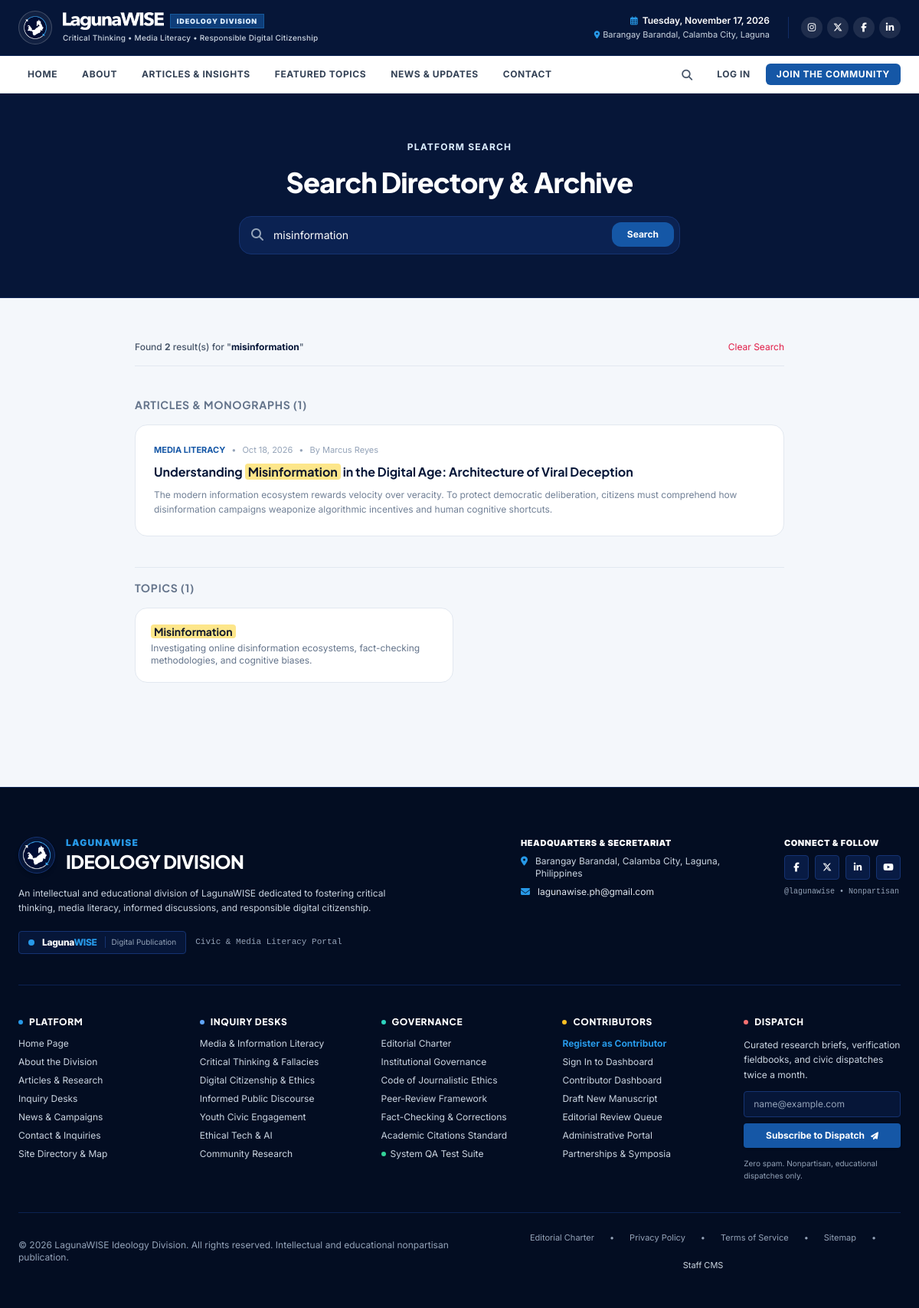
/pages/search.php?q=misinformation, run on an earlier commit of the app's database.
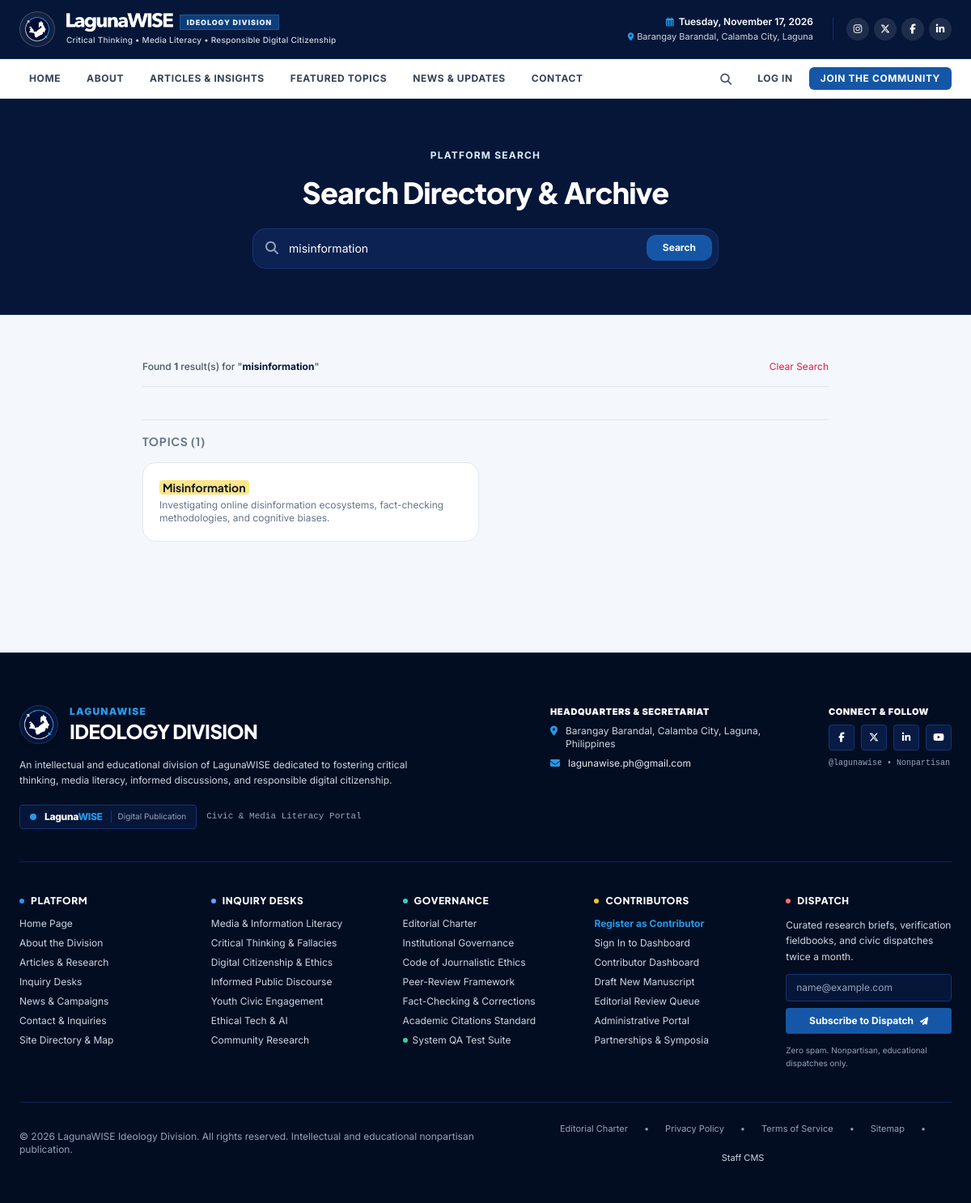
And on a later commit of the database.
### tables this page shows
CREATE TABLE `articles` (
    `id` INT UNSIGNED AUTO_INCREMENT PRIMARY KEY,
    `author_id` INT UNSIGNED NOT NULL,
    `title` VARCHAR(255) NOT NULL,
    `slug` VARCHAR(255) NOT NULL UNIQUE,
    `subtitle` VARCHAR(255) NULL,
    `excerpt` TEXT NOT NULL,
    `content` MEDIUMTEXT NOT NULL,
    `references_sources` TEXT NULL,
    `tags` VARCHAR(255) NULL,
    `cover_image` VARCHAR(255) NULL,
    `reading_time` INT UNSIGNED NOT NULL DEFAULT 5,
    `status` ENUM('draft', 'pending_review', 'revision_requested', 'approved', 'published', 'archived') NOT NULL DEFAULT 'draft',
    `views_count` INT UNSIGNED NOT NULL DEFAULT 0,
    `is_featured` TINYINT(1) NOT NULL DEFAULT 0,
    `published_at` DATETIME NULL,
    `created_at` TIMESTAMP DEFAULT CURRENT_TIMESTAMP,
    `updated_at` TIMESTAMP DEFAULT CURRENT_TIMESTAMP ON UPDATE CURRENT_TIMESTAMP,
    INDEX `idx_articles_author` (`author_id`),
    INDEX `idx_articles_status` (`status`),
    INDEX `idx_articles_published` (`published_at`),
    INDEX `idx_articles_slug` (`slug`),
    INDEX `idx_articles_featured` (`is_featured`),
    CONSTRAINT `fk_articles_author` FOREIGN KEY (`author_id`) REFERENCES `users` (`id`) ON DELETE RESTRICT
);

CREATE TABLE `users` (
    `id` INT UNSIGNED AUTO_INCREMENT PRIMARY KEY,
    `name` VARCHAR(100) NOT NULL,
    `username` VARCHAR(50) NOT NULL UNIQUE,
    `email` VARCHAR(150) NOT NULL UNIQUE,
    `password_hash` VARCHAR(255) NOT NULL,
    `bio` TEXT NULL,
    `avatar` VARCHAR(255) NULL DEFAULT 'assets/images/default-avatar.svg',
    `status` ENUM('active', 'inactive', 'suspended') NOT NULL DEFAULT 'active',
    `must_change_password` TINYINT(1) NOT NULL DEFAULT 0,
    `last_login_at` DATETIME NULL,
    `created_at` TIMESTAMP DEFAULT CURRENT_TIMESTAMP,
    `updated_at` TIMESTAMP DEFAULT CURRENT_TIMESTAMP ON UPDATE CURRENT_TIMESTAMP,
    INDEX `idx_users_email` (`email`),
    INDEX `idx_users_username` (`username`),
    INDEX `idx_users_status` (`status`)
);

CREATE TABLE `categories` (
    `id` INT UNSIGNED AUTO_INCREMENT PRIMARY KEY,
    `name` VARCHAR(100) NOT NULL UNIQUE,
    `slug` VARCHAR(120) NOT NULL UNIQUE,
    `description` TEXT NULL,
    `icon` VARCHAR(50) NULL DEFAULT 'book-open',
    `color_hex` VARCHAR(20) NULL DEFAULT '#1557A6',
    `is_featured` TINYINT(1) NOT NULL DEFAULT 0,
    `display_order` INT NOT NULL DEFAULT 0,
    `created_at` TIMESTAMP DEFAULT CURRENT_TIMESTAMP,
    INDEX `idx_categories_slug` (`slug`)
);

### includes/functions.php (called while the page is built, shortened)
<?php
function e(?string $string): string {
    return htmlspecialchars((string)($string ?? ''), ENT_QUOTES, 'UTF-8');
}
function url(string $path = ''): string {
    $base = APP_BASE_URL;
    $path = '/' . ltrim($path, '/');
    return ($base === '' ? '' : $base) . $path;
}
function format_date(?string $datetime, string $format = 'M j, Y'): string {
    try {
        $dt = new DateTime($datetime);
        return $dt->format($format);
    } catch (Exception $e) {
        return $datetime;
    }
}

### pages/search.php (the view, shortened to what the changed rows need)
<?php
$query = trim($_GET['q'] ?? '');
$db = Database::getConnection();
$matchedArticles = [];
$matchedTopics = [];
$matchedNews = [];
if (!empty($query)) {
    $term = "%{$query}%";
    $artStmt = $db->prepare("
        SELECT a.*, u.name AS author_name,
               (SELECT c.name FROM categories c JOIN article_categories ac ON c.id = ac.category_id WHERE ac.article_id = a.id LIMIT 1) AS category_name
        FROM articles a
        JOIN users u ON a.author_id = u.id
        WHERE a.status = 'published' AND (a.title LIKE ? OR a.subtitle LIKE ? OR a.excerpt LIKE ? OR a.content LIKE ?)
        ORDER BY a.published_at DESC
        LIMIT 10
    ");
    $artStmt->execute([$term, $term, $term, $term]);
    $matchedArticles = $artStmt->fetchAll();
    $catStmt = $db->prepare("
        SELECT * FROM categories
        WHERE name LIKE ? OR description LIKE ?
        LIMIT 6
    ");
    $catStmt->execute([$term, $term]);
    $matchedTopics = $catStmt->fetchAll();
    $newsStmt = $db->prepare("
        SELECT * FROM announcements
        WHERE is_published = 1 AND (title LIKE ? OR summary LIKE ? OR content LIKE ?)
        LIMIT 6
    ");
    $newsStmt->execute([$term, $term, $term]);
    $matchedNews = $newsStmt->fetchAll();
}
$totalResults = count($matchedArticles) + count($matchedTopics) + count($matchedNews);
function highlight_match(string $text, string $query): string {
    $escaped = e($text);
    return preg_replace('/(' . preg_quote(e($query), '/') . ')/i', '<mark class="bg-amber-200 text-slate-900 rounded px-1">$1</mark>', $escaped);
}
require_once dirname(__DIR__) . '/includes/header.php';
?>
<section class="bg-navy-900 text-white py-14 sm:py-18 border-b border-navy-800 relative overflow-hidden">
    <div class="max-w-4xl mx-auto px-4 sm:px-6 relative z-10 text-center space-y-4">
        <h1 class="text-3xl sm:text-4xl font-extrabold tracking-tight text-white">
            Search Directory &amp; Archive
        </h1>
    </div>
</section>
<section class="py-14 bg-surface">
    <div class="max-w-4xl mx-auto px-4 sm:px-6 space-y-10">
        <?php if (!empty($query)): ?>
            <div class="flex items-center justify-between pb-4 border-b border-slate-200 text-xs">
                <p class="text-slate-600 font-medium">
                    Found <strong><?= $totalResults ?></strong> result(s) for "<span class="text-navy-900 font-bold"><?= e($query) ?></span>"
                </p>
                <a href="<?= url('pages/search.php') ?>" class="text-rose-600 hover:underline">Clear Search</a>
            </div>
            <?php if ($totalResults === 0): ?>
                <div class="bg-white p-12 rounded-3xl border border-slate-200 text-center space-y-4 max-w-md mx-auto">
                    <div class="w-16 h-16 rounded-2xl bg-slate-100 text-slate-400 flex items-center justify-center text-2xl mx-auto">
                        <i class="fa-solid fa-file-circle-question"></i>
                    </div>
                    <h3 class="text-lg font-bold text-navy-900">No Matching Results</h3>
                    <p class="text-xs text-slate-500 leading-relaxed">
                        No articles, topics, or announcements matched "<?= e($query) ?>". Try different terms or browse the article directory.
                    </p>
                    <a href="<?= url('pages/articles.php') ?>" class="inline-block px-5 py-2.5 bg-lwblue text-white rounded-xl text-xs font-bold">Browse All Articles</a>
                </div>
            <?php else: ?>
                <?php if (!empty($matchedArticles)): ?>
                    <div class="space-y-4">
                        <h2 class="text-sm font-bold uppercase tracking-wider text-slate-500">
                            Articles &amp; Monographs (<?= count($matchedArticles) ?>)
                        </h2>
                        <div class="space-y-4">
                            <?php foreach ($matchedArticles as $art): ?>
                                <article class="bg-white p-6 rounded-2xl border border-slate-200 shadow-xs space-y-2 group hover:border-lwblue transition">
                                    <div class="flex items-center gap-2 text-[11px] text-slate-400">
                                        <?php if (!empty($art['category_name'])): ?>
                                            <span class="font-bold text-lwblue uppercase"><?= e($art['category_name']) ?></span>
                                            <span>•</span>
                                        <?php endif; ?>
                                        <span><?= e(format_date($art['published_at'])) ?></span>
                                        <span>•</span>
                                        <span>By <?= e($art['author_name']) ?></span>
                                    </div>
                                    <h3 class="text-base font-bold text-navy-900 group-hover:text-lwblue transition">
                                        <a href="<?= url('pages/article.php?slug=' . urlencode($art['slug'])) ?>">
                                            <?= highlight_match($art['title'], $query) ?>
                                        </a>
                                    </h3>
                                    <p class="text-xs text-editorial-muted line-clamp-2 leading-relaxed">
                                        <?= highlight_match($art['excerpt'], $query) ?>
                                    </p>
                                </article>
                            <?php endforeach; ?>
                        </div>
                    </div>
                <?php endif; ?>
                <?php if (!empty($matchedTopics)): ?>
                    <div class="space-y-4 pt-4 border-t border-slate-200">
                        <h2 class="text-sm font-bold uppercase tracking-wider text-slate-500">
                            Topics (<?= count($matchedTopics) ?>)
                        </h2>
                        <div class="grid grid-cols-1 sm:grid-cols-2 gap-4">
                            <?php foreach ($matchedTopics as $top): ?>
                                <a href="<?= url('pages/topic.php?slug=' . urlencode($top['slug'])) ?>"
                                   class="bg-white p-5 rounded-2xl border border-slate-200 hover:border-lwblue transition space-y-1">
                                    <h3 class="text-sm font-bold text-navy-900"><?= highlight_match($top['name'], $query) ?></h3>
                                    <p class="text-xs text-slate-500 line-clamp-2"><?= highlight_match($top['description'], $query) ?></p>
                                </a>
                            <?php endforeach; ?>
                        </div>
                    </div>
                <?php endif; ?>
            <?php endif; ?>
        <?php else: ?>
            <div class="bg-white p-8 rounded-3xl border border-slate-200 text-center space-y-3">
                <p class="text-xs text-slate-600">Enter a query above to search articles, research monographs, topics, and division announcements.</p>
            </div>
        <?php endif; ?>
    </div>
</section>
<?php require_once dirname(__DIR__) . '/includes/footer.php'; ?>

What changed in the data, as far as the page shows it:
removed articles: category_name "MEDIA LITERACY", published_at "Oct 18, 2026", author.name "Marcus Reyes", title "Understanding Misinformation in the Digital Age: Architecture of Viral Deception The modern information ecosystem rewards velocity over veracity. To protect democratic deliberation, citizens must comprehend how disinformation campaigns weaponize algorithmic incentives and human cognitive shortcuts."
Also different on the page:
$totalResults: "2" → "1"
count($matchedArticles): "1" → (not shown)
text no longer shown: "ARTICLES & MONOGRAPHS ( )"
